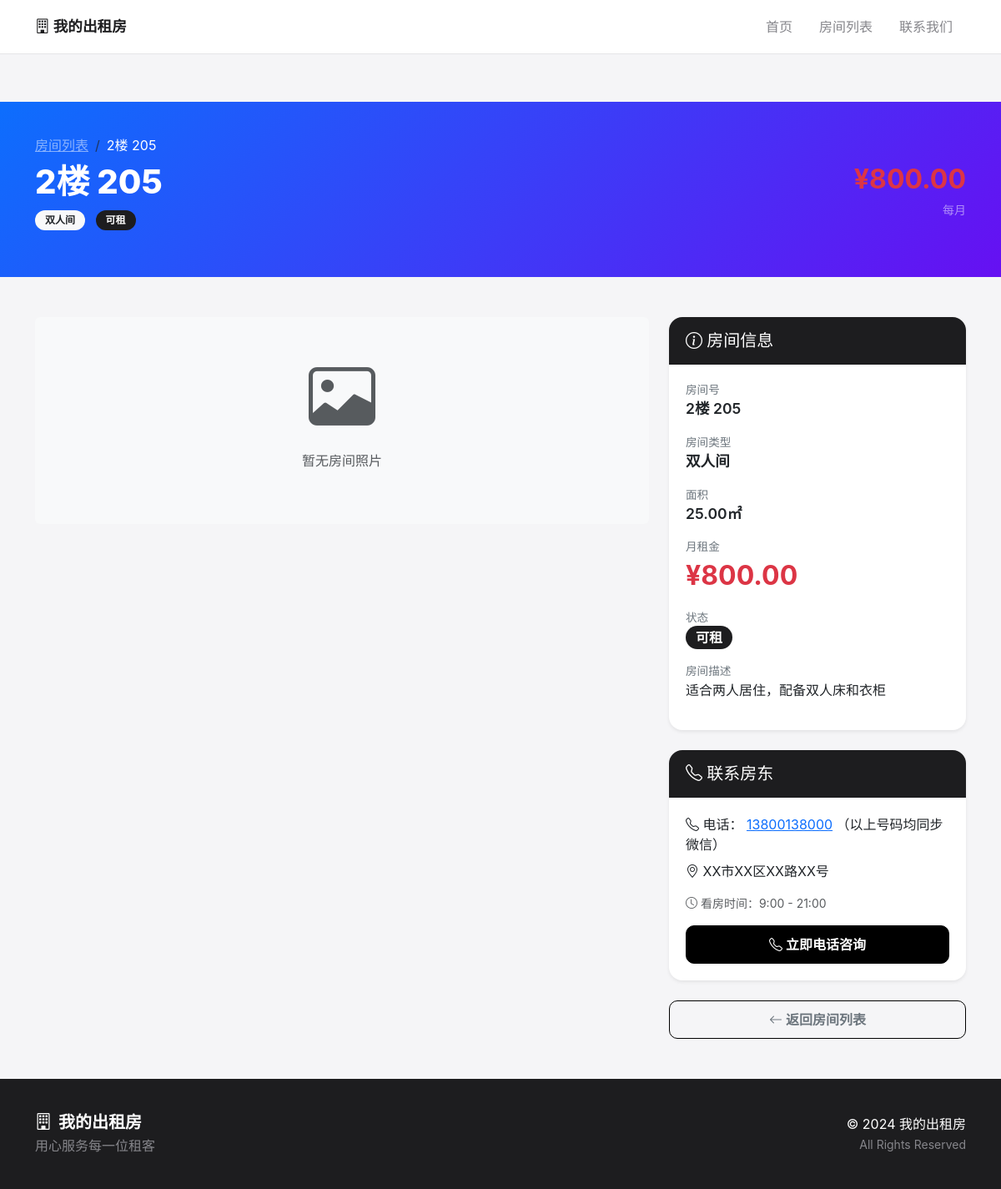
Page /room_detail.php?id=4 on the committed database.
### tables this page shows
CREATE TABLE IF NOT EXISTS settings (
    id INT PRIMARY KEY AUTO_INCREMENT,
    setting_key VARCHAR(50) NOT NULL UNIQUE,
    setting_value TEXT,
    description VARCHAR(100)
);

CREATE TABLE IF NOT EXISTS rooms (
    id INT PRIMARY KEY AUTO_INCREMENT,
    floor INT NOT NULL,
    room_number VARCHAR(10) NOT NULL,
    room_type_id INT,
    status VARCHAR(20) DEFAULT 'available',
    description TEXT,
    created_at TIMESTAMP DEFAULT CURRENT_TIMESTAMP,
    FOREIGN KEY (room_type_id) REFERENCES room_types(id)
);

CREATE TABLE IF NOT EXISTS room_types (
    id INT PRIMARY KEY AUTO_INCREMENT,
    name VARCHAR(50) NOT NULL,
    description TEXT,
    price DECIMAL(10,2) NOT NULL,
    area DECIMAL(5,2),
    created_at TIMESTAMP DEFAULT CURRENT_TIMESTAMP
);

### room_detail.php (the view, shortened to what this page needs)
<?php
require_once 'includes/database.php';
function getSetting($key) {
    global $conn;
    $sql = "SELECT setting_value FROM settings WHERE setting_key = '$key'";
    $result = $conn->query($sql);
    if ($result->num_rows > 0) {
        return $result->fetch_assoc()['setting_value'];
    }
    return '';
}
$siteName = getSetting('site_name') ?: '少丽出租房';
$sitePhone = getSetting('site_phone') ?: '13800138000';
$siteAddress = getSetting('site_address') ?: 'XX市XX区XX路XX号';
$id = intval($_GET['id'] ?? 0);
$photoTypes = [
    'door' => '门口',
    'living' => '客室/客厅',
    'bathroom' => '厕所/卫生间',
    'kitchen' => '厨房',
    'balcony' => '阳台',
    'other' => '其他'
];
$room = $conn->query("SELECT r.*, rt.name as type_name, rt.price as type_price, rt.area, rt.description as type_desc
    FROM rooms r LEFT JOIN room_types rt ON r.room_type_id = rt.id
    WHERE r.id = $id")->fetch_assoc();
$groupedPhotos = [];
?>
<!DOCTYPE html>
<html lang="zh-CN">
<head>
    <link href="https://cdn.jsdelivr.net/npm/bootstrap@5.3.0/dist/css/bootstrap.min.css" rel="stylesheet">
    <link href="https://cdn.jsdelivr.net/npm/bootstrap-icons@1.10.0/font/bootstrap-icons.css" rel="stylesheet">
    <link href="css/style.css" rel="stylesheet">
</head>
<body>
    <nav class="navbar navbar-expand-lg">
        <div class="container">
            <a class="navbar-brand" href="index.php"><i class="bi bi-building"></i> <?php echo $siteName; ?></a>
            <div class="collapse navbar-collapse" id="navbarNav">
                <ul class="navbar-nav ms-auto">
                    <li class="nav-item"><a class="nav-link" href="index.php">首页</a></li>
                    <li class="nav-item"><a class="nav-link" href="rooms.php">房间列表</a></li>
                    <li class="nav-item"><a class="nav-link" href="index.php#contact">联系我们</a></li>
                </ul>
            </div>
        </div>
    </nav>
    <section class="room-hero">
        <div class="container">
            <div class="row align-items-center">
                <div class="col-md-8">
                    <nav aria-label="breadcrumb">
                        <ol class="breadcrumb mb-2">
                            <li class="breadcrumb-item"><a href="rooms.php" class="text-white-50">房间列表</a></li>
                            <li class="breadcrumb-item active text-white"><?php echo $room['floor']; ?>楼 <?php echo $room['room_number']; ?></li>
                        </ol>
                    </nav>
                    <h1 class="mb-2"><?php echo $room['floor']; ?>楼 <?php echo $room['room_number']; ?></h1>
                    <p class="mb-3">
                        <span class="badge bg-light text-dark me-2"><?php echo $room['type_name']; ?></span>
                        <span class="badge <?php echo $room['status'] == 'available' ? 'bg-dark' : 'bg-secondary'; ?>">
                            <?php echo $room['status'] == 'available' ? '可租' : '已租'; ?>
                        </span>
                    </p>
                </div>
                <div class="col-md-4 text-md-end">
                    <div class="price-tag">¥<?php echo number_format($room['type_price'], 2); ?></div>
                    <small class="text-white-50">每月</small>
                </div>
            </div>
        </div>
    </section>
    <div class="container py-5">
        <div class="row">
            <div class="col-lg-8">
                <?php if (!empty($groupedPhotos)): ?>
                    <?php foreach ($groupedPhotos as $type => $typePhotos): ?>
                    <div class="photo-section">
                        <h5><i class="bi bi-camera"></i> <?php echo $photoTypes[$type] ?? $type; ?></h5>
                        <div class="row photo-grid">
                            <?php foreach ($typePhotos as $p): ?>
                            <div class="col-md-4">
                                <img src="<?php echo $p['photo_path']; ?>"
                                     alt="<?php echo $photoTypes[$type] ?? $type; ?>"
                                     onclick="openLightbox(this.src)">
                            </div>
                            <?php endforeach; ?>
                        </div>
                    </div>
                    <?php endforeach; ?>
                <?php else: ?>
                    <div class="text-center py-5 bg-light rounded">
                        <i class="bi bi-image display-1 text-muted"></i>
                        <p class="mt-3 text-muted">暂无房间照片</p>
                    </div>
                <?php endif; ?>
            </div>
            <div class="col-lg-4">
                <div class="card shadow-sm mb-4">
                    <div class="card-header bg-dark text-white">
                        <h5 class="mb-0"><i class="bi bi-info-circle"></i> 房间信息</h5>
                    </div>
                    <div class="card-body">
                        <div class="mb-3">
                            <div class="info-label">房间号</div>
                            <div class="info-value"><?php echo $room['floor']; ?>楼 <?php echo $room['room_number']; ?></div>
                        </div>
                        <div class="mb-3">
                            <div class="info-label">房间类型</div>
                            <div class="info-value"><?php echo $room['type_name']; ?></div>
                        </div>
                        <div class="mb-3">
                            <div class="info-label">面积</div>
                            <div class="info-value"><?php echo $room['area']; ?>㎡</div>
                        </div>
                        <div class="mb-3">
                            <div class="info-label">月租金</div>
                            <div class="price-tag">¥<?php echo number_format($room['type_price'], 2); ?></div>
                        </div>
                        <div class="mb-3">
                            <div class="info-label">状态</div>
                            <div class="info-value">
                                <?php if ($room['status'] == 'available'): ?>
                                    <span class="badge bg-dark fs-6">可租</span>
                                <?php else: ?>
                                    <span class="badge bg-secondary fs-6">已租</span>
                                <?php endif; ?>
                            </div>
                        </div>
                        <?php if ($room['type_desc']): ?>
                        <div class="mb-3">
                            <div class="info-label">房间描述</div>
                            <div><?php echo $room['type_desc']; ?></div>
                        </div>
                        <?php endif; ?>
                    </div>
                </div>
                <div class="card shadow-sm mb-4">
                    <div class="card-header bg-dark text-white">
                        <h5 class="mb-0"><i class="bi bi-telephone"></i> 联系房东</h5>
                    </div>
                    <div class="card-body">
                        <p class="mb-2"><i class="bi bi-telephone text-dark"></i> 电话：
                            <?php
                            $phones = array_filter(array_map('trim', explode(',', $sitePhone)));
                            foreach ($phones as $i => $phone): ?>
                                <a href="tel:<?php echo $phone; ?>"><?php echo $phone; ?></a>
                            <?php endforeach; ?>
                            （以上号码均同步微信）
                        </p>
                        <p class="mb-3"><i class="bi bi-geo-alt text-dark"></i> <?php echo $siteAddress; ?></p>
                        <p class="text-muted small"><i class="bi bi-clock"></i> 看房时间：9:00 - 21:00</p>
                        <a href="tel:<?php echo $phones[0]; ?>" class="btn btn-dark w-100">
                            <i class="bi bi-telephone"></i> 立即电话咨询
                        </a>
                    </div>
                </div>
                <a href="rooms.php" class="btn btn-outline-secondary w-100">
                    <i class="bi bi-arrow-left"></i> 返回房间列表
                </a>
            </div>
        </div>
    </div>
    <footer>
        <div class="container">
            <div class="row align-items-center">
                <div class="col-md-6">
                    <h5 class="mb-1"><i class="bi bi-building me-2"></i><?php echo $siteName; ?></h5>
                    <p class="text-muted mb-0">用心服务每一位租客</p>
                </div>
                <div class="col-md-6 text-md-end">
                    <p class="mb-0">&copy; 2024 <?php echo $siteName; ?></p>
                    <small class="text-muted">All Rights Reserved</small>
                </div>
            </div>
        </div>
    </footer>
</body>
</html>

### css/style.css (style rules this page uses)
:root { --bg: #f5f5f7; --card: #ffffff; --text: #1d1d1f; --text-muted: #86868b; --accent: #000000; --border: #e5e5e7; --radius: 16px; --radius-sm: 10px; --shadow: 0 4px 12px rgba(0, 0, 0, 0.05); --transition: all 0.25s cubic-bezier(0.4, 0, 0.2, 1); }
* { box-sizing: border-box; }
body { font-family: -apple-system, BlinkMacSystemFont, "SF Pro SC", "Helvetica Neue", Arial, sans-serif; background: var(--bg); color: var(--text); margin: 0; padding: 0; -webkit-font-smoothing: antialiased; line-height: 1.5; }
.badge.bg-dark { background-color: var(--text) !important; color: var(--card) !important; }
.navbar { background: var(--card) !important; border-bottom: 1px solid var(--border); padding: 12px 0; box-shadow: none; }
.navbar-brand { font-weight: 700; font-size: 1.1rem; color: var(--text) !important; }
.nav-link { color: var(--text-muted) !important; font-weight: 500; padding: 8px 16px !important; border-radius: var(--radius-sm); transition: var(--transition); }
.btn { border-radius: var(--radius-sm); font-weight: 600; padding: 10px 20px; transition: var(--transition); border: 1px solid var(--accent); }
.btn-dark { background: var(--accent); color: var(--card); border-color: var(--accent); }
.card { background: var(--card); border-radius: var(--radius); border: none; box-shadow: var(--shadow); transition: var(--transition); }
.card-header { background: var(--text) !important; color: var(--card) !important; font-weight: 600; border-radius: var(--radius) var(--radius) 0 0 !important; padding: 16px 20px; }
.card-body { padding: 20px; }
.price-tag { font-size: 1.8rem; font-weight: 800; color: var(--text); }
.room-hero { background: linear-gradient(135deg, #1d1d1f 0%, #333 100%); color: white; padding: 60px 0; margin-top: 57px; }
.room-hero h1 { font-weight: 800; }
footer { background: var(--text); color: var(--card); padding: 40px 0; }
footer h5 { font-weight: 700; }
footer .text-muted { color: var(--text-muted) !important; }
.badge { font-weight: 600; padding: 6px 12px; border-radius: 20px; }

### room_detail.php (style rules this page uses)
.room-hero { background: linear-gradient(135deg, #0d6efd 0%, #6610f2 100%); color: white; padding: 40px 0; }
.info-label { color: #6c757d; font-size: 0.85rem; }
.info-value { font-size: 1.1rem; font-weight: 600; }
.price-tag { font-size: 2rem; color: #dc3545; font-weight: bold; }

### rows in the picture
settings: setting_value "我的出租房"
rooms: floor "2", room_number "205", room_type.name "双人间", room_type.price "800.00", room_type.area "25.00", room_type.description "适合两人居住，配备双人床和衣柜"
settings: setting_value "13800138000"
settings: setting_value "XX市XX区XX路XX号"
